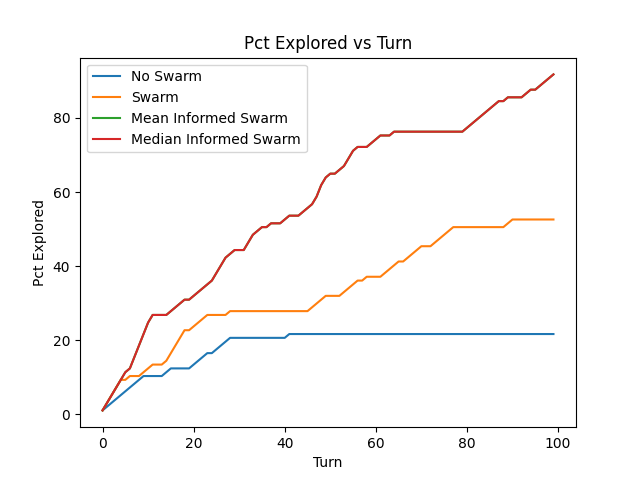

Write Python code to recreate this figure.
from matplotlib import pyplot as plt
import pandas as pd

try:
    no_swarm_results = pd.read_csv("notable-results/Iteration3/Experiment1/simulation_20230302_154615/results.csv")
except FileNotFoundError:
    print("Results not found.")
    exit(1)
    
try:
    swarm_results = pd.read_csv("notable-results/Iteration3/Experiment1/simulation_20230302_154710/results.csv")
except FileNotFoundError:
    print("Results not found.")
    exit(1)
    
try:
    mean_informed_swarm_results = pd.read_csv("notable-results/Iteration3/Experiment1/simulation_20230304_144339/results.csv")
except FileNotFoundError:
    print("Results not found.")
    exit(1)
    
try:
    # median_informed_swarm_results = pd.read_csv("results/simulation_20230304_144905/results.csv")
    median_informed_swarm_results = pd.read_csv("notable-results/Iteration3/Experiment1/simulation_20230304_145155/results.csv")
except FileNotFoundError:
    print("Results not found.")
    exit(1)
    
# create figure
fig, ax = plt.subplots()

# plot no_swarm_results as smooth curve
# ax.plot(no_swarm_results["turn"], scipy.ndimage.gaussian_filter1d(no_swarm_results["pct_explored"], 5), label="No Swarm")
ax.plot(no_swarm_results["turn"], no_swarm_results["pct_explored"], label="No Swarm")

# plot swarm_results
# ax.plot(swarm_results["turn"], scipy.ndimage.gaussian_filter1d(swarm_results["pct_explored"], 5), label="Swarm")
ax.plot(swarm_results["turn"], swarm_results["pct_explored"], label="Swarm")

# plot mean_informed_swarm_results
ax.plot(mean_informed_swarm_results["turn"], mean_informed_swarm_results["pct_explored"], label="Mean Informed Swarm")

# plot median_informed_swarm_results
ax.plot(median_informed_swarm_results["turn"], median_informed_swarm_results["pct_explored"], label="Median Informed Swarm") 

# set labels
ax.set_xlabel("Turn")
ax.set_ylabel("Pct Explored")

# set title
ax.set_title("Pct Explored vs Turn")

# set legend
ax.legend()

# save figure
fig.savefig("notable-results/Iteration3/Experiment1/analysis.png")